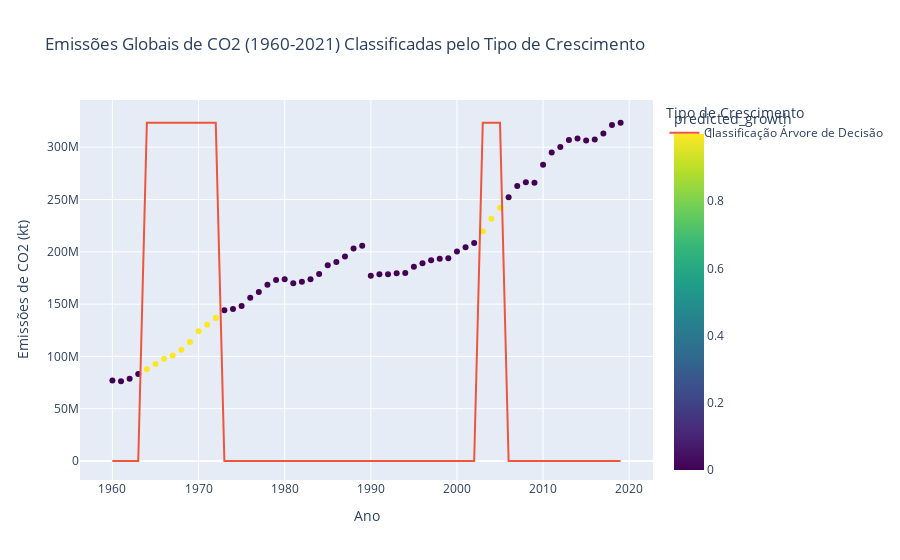

Write notebook code for a chart like this one.
### Markdown cell above
### Pergunta 7 - Considerando os dados de 1960 a 2021, as emissões de CO2 totais seguem um padrão de crescimento linear ou exponencial? Como o tipo de crescimento varia em diferentes grupos de países (por exemplo, países da OCDE vs. países em desenvolvimento)? Essa questão investiga o padrão de crescimento das emissões a nível global e regional.

### Objetivo da Pergunta:
O objetivo desta análise é investigar o padrão de **crescimento das emissões de CO2** globais entre **1960 e 2021** e determinar se elas seguem um **crescimento linear** ou **exponencial**. Além disso, a análise visa examinar como o tipo de crescimento varia entre diferentes grupos de países (como **países da OCDE** vs. **países em desenvolvimento**), para identificar padrões regionais ou econômicos distintos no comportamento das emissões.

#### O que será feito?

1. **Carregar e Agregar os Dados de Emissões Globais:**
   - Os dados de emissões de CO2 são carregados de um arquivo CSV (`co2_emissions_kt_by_country.csv`). Em seguida, as emissões globais de CO2 são agregadas por **ano** utilizando a função `groupby()` do Pandas e a soma das emissões por ano é calculada com `sum()`.

2. **Pré-processamento dos Dados:**
   - O ano é convertido para tipo numérico utilizando `pd.to_numeric()`. Após isso, são removidos os **anos com emissões NaN** (caso existam) utilizando o método `dropna()`. Este processo assegura que as análises subsequentes sejam realizadas com dados completos.

3. **Classificação do Tipo de Crescimento:**
   - Uma nova variável binária chamada `growth_type` é criada para classificar o tipo de crescimento das emissões. O crescimento é classificado como **exponencial** (valor 1) se o **crescimento percentual** das emissões for maior que 5% no ano anterior, ou **linear** (valor 0) caso contrário. Essa classificação é feita utilizando a função `np.where()` para comparar a variação percentual ano a ano com o limite de 5%.

4. **Preparação dos Dados para a Árvore de Decisão:**
   - A análise é baseada em um modelo de árvore de decisão, com o **ano** como característica (variável de entrada) e o **tipo de crescimento** como variável alvo (variável de saída). Os dados são divididos em **conjuntos de treinamento e teste** utilizando `train_test_split()`, mas o modelo não será treinado para prever, apenas classificar os dados com base no ano.

5. **Criação e Treinamento do Modelo de Árvore de Decisão:**
   - O modelo de **árvore de decisão** é criado com a classe `DecisionTreeClassifier()` do `sklearn`. A árvore é ajustada com os dados de treinamento (`X_train`, `y_train`) e tem uma profundidade máxima de 3 para evitar overfitting. O modelo é então utilizado para prever a classe do tipo de crescimento para cada ano.

6. **Visualização da Árvore de Decisão:**
   - A árvore de decisão treinada é visualizada utilizando a função `plot_tree()`. A visualização mostra como a árvore classifica o crescimento das emissões em **linear** ou **exponencial** ao longo dos anos, com base nas características do ano.

7. **Criação do Gráfico de Emissões Globais:**
   - Um gráfico de dispersão é gerado utilizando a biblioteca **Plotly** para visualizar as **emissões globais de CO2** de 1960 a 2021. Os pontos são coloridos com base no tipo de crescimento classificado pela árvore de decisão (linear ou exponencial). Além disso, uma **linha de decisão** é adicionada para indicar a classificação do tipo de crescimento ao longo do tempo.

8. **Exibição do Gráfico:**
   - O gráfico final exibe as **emissões globais de CO2** por ano, com a classificação do tipo de crescimento, permitindo uma visualização clara dos padrões de crescimento linear ou exponencial ao longo do tempo.

### Code cell
# Carregar e agregar os dados de emissões globais
co2_emissions = pd.read_csv("co2_emissions_kt_by_country.csv")
global_co2_emissions = co2_emissions.groupby("year")['value'].sum().reset_index()

# Converter 'year' para numérico
global_co2_emissions['year'] = pd.to_numeric(global_co2_emissions['year'])
# Remover anos com emissões NaN 
global_co2_emissions = global_co2_emissions.dropna(subset=['value'])

# Criar uma variável binária de crescimento (Linear = 0, Exponencial = 1)
growth_type = np.where(global_co2_emissions['value'].pct_change() > 0.05, 1, 0)  # Exponencial se o crescimento for maior que 5%

# Adicionar ao dataframe
global_co2_emissions['growth_type'] = growth_type

# Preparar os dados para a árvore de decisão
X = global_co2_emissions[['year']]  # Usamos o ano como característica
y = global_co2_emissions['growth_type']  # A variável target é o tipo de crescimento

# Dividir os dados em treinamento e teste (não será utilizado para treino aqui, mas necessário para o modelo)
X_train, X_test, y_train, y_test = train_test_split(X, y, test_size=0.3, random_state=42)

# Criar o modelo de árvore de decisão
tree_model = DecisionTreeClassifier(max_depth=3)
tree_model.fit(X_train, y_train)

# Prever as classes (tipo de crescimento)
y_pred = tree_model.predict(X)

# Adicionar a previsão ao dataframe
global_co2_emissions['predicted_growth'] = y_pred

# Plotar a árvore de decisão
fig_tree = plt.figure(figsize=(12,8))
plot_tree(tree_model, filled=True, feature_names=['Ano'], class_names=['Linear', 'Exponencial'], rounded=True)
plt.title("Árvore de Decisão para Classificação do Crescimento das Emissões de CO2")
plt.show()

# Criar o gráfico com o tipo de crescimento classificado pela árvore de decisão
fig = px.scatter(global_co2_emissions, x='year', y='value', color='predicted_growth', 
                 title="Emissões Globais de CO2 (1960-2021) Classificadas pelo Tipo de Crescimento",
                 color_continuous_scale='Viridis')

# Adicionar a linha de decisão para os tipos de crescimento
fig.add_trace(go.Scatter(x=global_co2_emissions['year'], y=tree_model.predict(X) * global_co2_emissions['value'].max(), 
                         mode='lines', name='Classificação Árvore de Decisão'))

# Atualizar os eixos e título
fig.update_layout(xaxis_title="Ano", yaxis_title="Emissões de CO2 (kt)", 
                  legend_title="Tipo de Crescimento")
fig.show()

### Figure 1 — Plotly figure (JSON) as saved in the notebook; plotly's stock layout.template omitted (floating-point values rounded to 4 significant figures)
{"data": [{"hovertemplate": "year=%{x}<br>value=%{y}<br>predicted_growth=%{marker.color}<extra></extra>", "legendgroup": "", "marker": {"color": [0, 0, 0, 0, 1, 1, 1, 1, 1, 1, 1, 1, 1, 0, 0, 0, 0, 0, 0, 0, 0, 0, 0, 0, 0, 0, 0, 0, 0, 0, 0, 0, 0, 0, 0, 0, 0, 0, 0, 0, 0, 0, 0, 1, 1, 1, 0, 0, 0, 0, 0, 0, 0, 0, 0, 0, 0, 0, 0, 0], "coloraxis": "coloraxis", "symbol": "circle"}, "mode": "markers", "name": "", "orientation": "v", "showlegend": false, "type": "scatter", "x": [1960, 1961, 1962, 1963, 1964, 1965, 1966, 1967, 1968, 1969, 1970, 1971, 1972, 1973, 1974, 1975, 1976, 1977, 1978, 1979, 1980, 1981, 1982, 1983, 1984, 1985, 1986, 1987, 1988, 1989, 1990, 1991, 1992, 1993, 1994, 1995, 1996, 1997, 1998, 1999, 2000, 2001, 2002, 2003, 2004, 2005, 2006, 2007, 2008, 2009, 2010, 2011, 2012, 2013, 2014, 2015, 2016, 2017, 2018, 2019], "xaxis": "x", "y": [77040000.0, 76300000.0, 78590000.0, 83120000.0, 87710000.0, 92700000.0, 97720000.0, 100900000.0, 106400000.0, 113700000.0, 124200000.0, 130400000.0, 136700000.0, 144100000.0, 145400000.0, 148200000.0, 156100000.0, 161600000.0, 168500000.0, 173100000.0, 173800000.0, 169900000.0, 171400000.0, 173800000.0, 178800000.0, 187100000.0, 190200000.0, 195500000.0, 203100000.0, 205700000.0, 177000000.0, 178500000.0, 178400000.0, 179400000.0, 179800000.0, 185600000.0, 189100000.0, 192000000.0, 193300000.0, 193800000.0, 200300000.0, 204400000.0, 208400000.0, 219800000.0, 231600000.0, 242100000.0, 252200000.0, 263000000.0, 266600000.0, 266100000.0, 283200000.0, 294900000.0, 300200000.0, 306900000.0, 308300000.0, 306500000.0, 307400000.0, 313100000.0, 321300000.0, 323400000.0], "yaxis": "y"}, {"mode": "lines", "name": "Classificação Árvore de Decisão", "type": "scatter", "x": [1960, 1961, 1962, 1963, 1964, 1965, 1966, 1967, 1968, 1969, 1970, 1971, 1972, 1973, 1974, 1975, 1976, 1977, 1978, 1979, 1980, 1981, 1982, 1983, 1984, 1985, 1986, 1987, 1988, 1989, 1990, 1991, 1992, 1993, 1994, 1995, 1996, 1997, 1998, 1999, 2000, 2001, 2002, 2003, 2004, 2005, 2006, 2007, 2008, 2009, 2010, 2011, 2012, 2013, 2014, 2015, 2016, 2017, 2018, 2019], "y": [0, 0, 0, 0, 323400000.0, 323400000.0, 323400000.0, 323400000.0, 323400000.0, 323400000.0, 323400000.0, 323400000.0, 323400000.0, 0, 0, 0, 0, 0, 0, 0, 0, 0, 0, 0, 0, 0, 0, 0, 0, 0, 0, 0, 0, 0, 0, 0, 0, 0, 0, 0, 0, 0, 0, 323400000.0, 323400000.0, 323400000.0, 0, 0, 0, 0, 0, 0, 0, 0, 0, 0, 0, 0, 0, 0]}], "layout": {"coloraxis": {"colorbar": {"title": {"text": "predicted_growth"}}, "colorscale": [[0, "#440154"], [0.1111, "#482878"], [0.2222, "#3e4989"], [0.3333, "#31688e"], [0.4444, "#26828e"], [0.5556, "#1f9e89"], [0.6667, "#35b779"], [0.7778, "#6ece58"], [0.8889, "#b5de2b"], [1, "#fde725"]]}, "legend": {"title": {"text": "Tipo de Crescimento"}, "tracegroupgap": 0}, "title": {"text": "Emissões Globais de CO2 (1960-2021) Classificadas pelo Tipo de Crescimento"}, "xaxis": {"anchor": "y", "domain": [0, 1], "title": {"text": "Ano"}}, "yaxis": {"anchor": "x", "domain": [0, 1], "title": {"text": "Emissões de CO2 (kt)"}}}}
